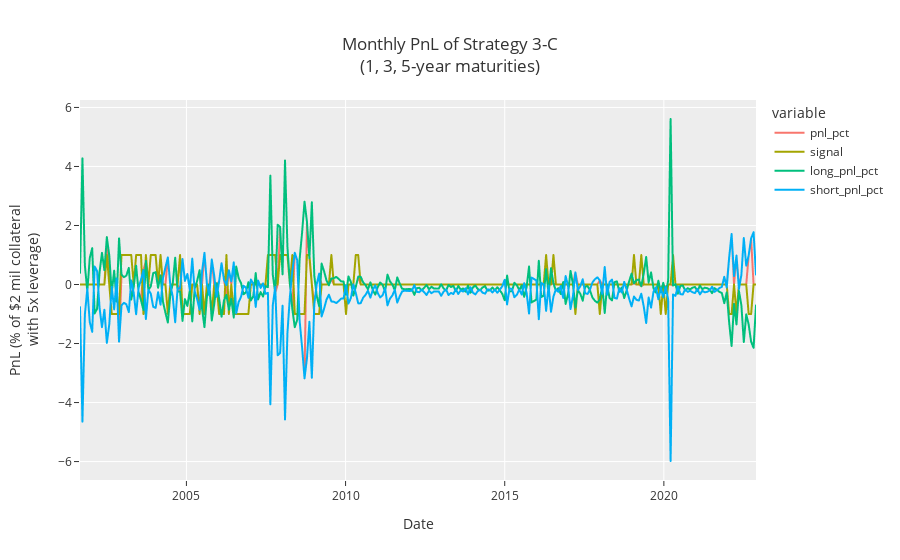

Source (notebook cell):
### Code cell
plot_pnl(
    'strat_3C_135_half_life6_window_size13_ci_alpha0.2',
    title=f'Monthly PnL of Strategy 3-C<br>(1, 3, 5-year maturities)',
    height=600,
)

### Figure 1 — Plotly figure (JSON) as saved in the notebook; plotly's stock layout.template omitted (floating-point values rounded to 4 significant figures; data arrays with more than 128 entries replaced by an {"elided": "..."} marker saying what was removed)
{"data": [{"hovertemplate": "variable=pnl_pct<br>Date=%{x}<br>PnL (% of $2 mil collateral<br>with 5x leverage)=%{y}<extra></extra>", "legendgroup": "pnl_pct", "line": {"color": "#F8766D", "dash": "solid"}, "marker": {"symbol": "circle"}, "mode": "lines", "name": "pnl_pct", "showlegend": true, "type": "scattergl", "x": {"elided": "278 str values"}, "xaxis": "x", "y": {"elided": "278 float values"}, "yaxis": "y"}, {"hovertemplate": "variable=signal<br>Date=%{x}<br>PnL (% of $2 mil collateral<br>with 5x leverage)=%{y}<extra></extra>", "legendgroup": "signal", "line": {"color": "#A3A500", "dash": "solid"}, "marker": {"symbol": "circle"}, "mode": "lines", "name": "signal", "showlegend": true, "type": "scattergl", "x": {"elided": "278 str values"}, "xaxis": "x", "y": {"elided": "278 int values"}, "yaxis": "y"}, {"hovertemplate": "variable=long_pnl_pct<br>Date=%{x}<br>PnL (% of $2 mil collateral<br>with 5x leverage)=%{y}<extra></extra>", "legendgroup": "long_pnl_pct", "line": {"color": "#00BF7D", "dash": "solid"}, "marker": {"symbol": "circle"}, "mode": "lines", "name": "long_pnl_pct", "showlegend": true, "type": "scattergl", "x": {"elided": "278 str values"}, "xaxis": "x", "y": {"elided": "278 float values"}, "yaxis": "y"}, {"hovertemplate": "variable=short_pnl_pct<br>Date=%{x}<br>PnL (% of $2 mil collateral<br>with 5x leverage)=%{y}<extra></extra>", "legendgroup": "short_pnl_pct", "line": {"color": "#00B0F6", "dash": "solid"}, "marker": {"symbol": "circle"}, "mode": "lines", "name": "short_pnl_pct", "showlegend": true, "type": "scattergl", "x": {"elided": "278 str values"}, "xaxis": "x", "y": {"elided": "278 float values"}, "yaxis": "y"}], "layout": {"autosize": true, "legend": {"title": {"text": "variable"}, "tracegroupgap": 0}, "title": {"text": "Monthly PnL of Strategy 3-C<br>(1, 3, 5-year maturities)"}, "xaxis": {"anchor": "y", "autorange": true, "domain": [0, 1], "range": ["2001-08-29", "2022-11-23"], "title": {"text": "Date"}, "type": "date"}, "yaxis": {"anchor": "x", "autorange": true, "domain": [0, 1], "range": [-6.625, 6.252], "title": {"text": "PnL (% of $2 mil collateral<br>with 5x leverage)"}, "type": "linear"}}}
